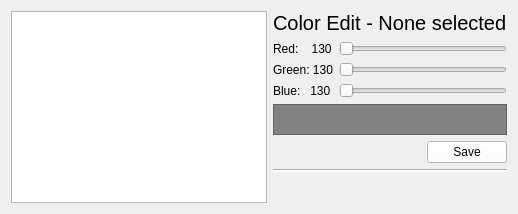
      <widget class="QWidget" name="tab_7">
       <attribute name="title">
        <string>Options</string>
       </attribute>
       <layout class="QVBoxLayout" name="verticalLayout_20">
        <item>
         <layout class="QHBoxLayout" name="horizontalLayout_12">
          <item>
           <widget class="QTreeWidget" name="catagoryTree">
            <property name="styleSheet">
             <string notr="true"/>
            </property>
            <property name="columnCount">
             <number>1</number>
            </property>
            <attribute name="headerVisible">
             <bool>false</bool>
            </attribute>
            <attribute name="headerCascadingSectionResizes">
             <bool>true</bool>
            </attribute>
            <column>
             <property name="text">
              <string notr="true">1</string>
             </property>
            </column>
           </widget>
          </item>
          <item>
           <layout class="QVBoxLayout" name="verticalLayout_21" stretch="0,0,1,0,0,1">
            <item>
             <widget class="QLabel" name="CURRENTSELECTED">
              <property name="font">
               <font>
                <pointsize>15</pointsize>
               </font>
              </property>
              <property name="styleSheet">
               <string notr="true"/>
              </property>
              <property name="text">
               <string>Color Edit - None selected</string>
              </property>
             </widget>
            </item>
            <item>
             <layout class="QFormLayout" name="formLayout">
              <item row="0" column="0">
               <widget class="QLabel" name="RED">
                <property name="styleSheet">
                 <string notr="true"/>
                </property>
                <property name="text">
                 <string>Red:    130</string>
                </property>
               </widget>
              </item>
              <item row="0" column="1">
               <widget class="QSlider" name="REDSLIDER">
                <property name="maximum">
                 <number>255</number>
                </property>
                <property name="orientation">
                 <enum>Qt::Orientation::Horizontal</enum>
                </property>
               </widget>
              </item>
              <item row="1" column="0">
               <widget class="QLabel" name="GREEN">
                <property name="styleSheet">
                 <string notr="true"/>
                </property>
                <property name="text">
                 <string>Green: 130</string>
                </property>
               </widget>
              </item>
              <item row="1" column="1">
               <widget class="QSlider" name="GREENSLIDER">
                <property name="maximum">
                 <number>255</number>
                </property>
                <property name="orientation">
                 <enum>Qt::Orientation::Horizontal</enum>
                </property>
               </widget>
              </item>
              <item row="2" column="0">
               <widget class="QLabel" name="BLUE">
                <property name="styleSheet">
                 <string notr="true"/>
                </property>
                <property name="text">
                 <string>Blue:   130</string>
                </property>
               </widget>
              </item>
              <item row="2" column="1">
               <widget class="QSlider" name="BLUESLIDER">
                <property name="maximum">
                 <number>255</number>
                </property>
                <property name="orientation">
                 <enum>Qt::Orientation::Horizontal</enum>
                </property>
               </widget>
              </item>
             </layout>
            </item>
            <item>
             <widget class="QFrame" name="COLOURDISPLAY">
              <property name="styleSheet">
               <string notr="true">background:rgb(130, 130, 130);</string>
              </property>
              <property name="frameShape">
               <enum>QFrame::Shape::StyledPanel</enum>
              </property>
              <property name="frameShadow">
               <enum>QFrame::Shadow::Raised</enum>
              </property>
             </widget>
            </item>
            <item>
             <layout class="QHBoxLayout" name="horizontalLayout_13">
              <item>
               <spacer name="horizontalSpacer_2">
                <property name="orientation">
                 <enum>Qt::Orientation::Horizontal</enum>
                </property>
                <property name="sizeHint" stdset="0">
                 <size>
                  <width>40</width>
                  <height>20</height>
                 </size>
                </property>
               </spacer>
              </item>
              <item>
               <widget class="QPushButton" name="OKBUTTON">
                <property name="styleSheet">
                 <string notr="true">background: white;</string>
                </property>
                <property name="text">
                 <string>Save</string>
                </property>
               </widget>
              </item>
             </layout>
            </item>
            <item>
             <widget class="Line" name="line_4">
              <property name="styleSheet">
               <string notr="true">background: solid white;</string>
              </property>
              <property name="orientation">
               <enum>Qt::Orientation::Horizontal</enum>
              </property>
             </widget>
            </item>
            <item>
             <spacer name="verticalSpacer_10">
              <property name="orientation">
               <enum>Qt::Orientation::Vertical</enum>
              </property>
              <property name="sizeHint" stdset="0">
               <size>
                <width>20</width>
                <height>40</height>
               </size>
              </property>
             </spacer>
            </item>
           </layout>
          </item>
         </layout>
        </item>
       </layout>
      </widget>
